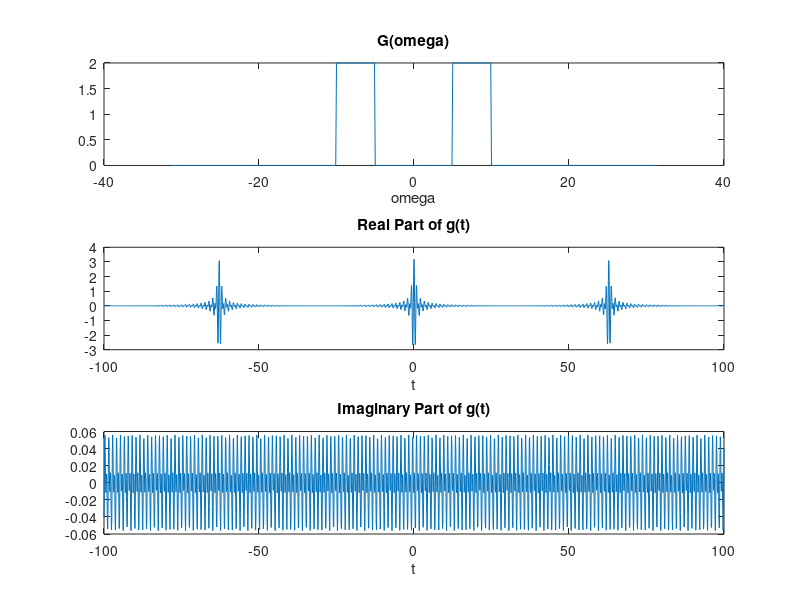
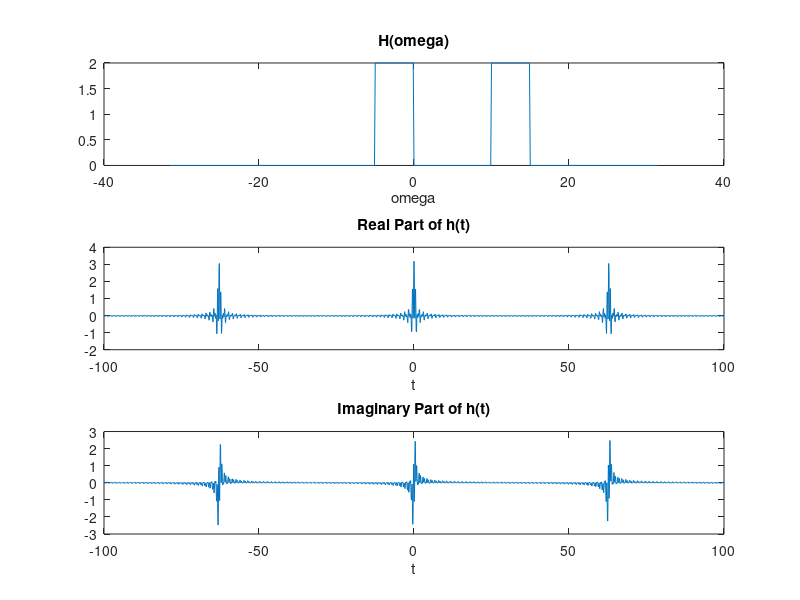

These figures' MATLAB source, in order:
% Stephen Kemp
% EE103L Section 01B
% Lab 5
% Problem 1
clear all;
close all;

% Part A

w = [-31.4:0.1:31.4];
t = [-100:0.1:100];
G = @(w) 2*(abs(w) >= 5 & abs(w) <= 10);
Gw = G(w);

% inverse fourier transform
for ii = 1:length(t)
    gt(ii) = 1/(2*pi) * trapz(w, Gw.*exp(-1i*w*t(ii)));
end

figure(1);
subplot(3,1,1);
plot(w, Gw);
title("G(\omega)");
xlabel("\omega");

subplot(3,1,2);
plot(t, gt);
title("Real Part of g(t)");
xlabel("t");

subplot(3,1,3);
plot(t, imag(gt));
title("Imaginary Part of g(t)");
xlabel("t");

% Part B

Hw =  G(w-5);

for ii = 1:length(t)
    ht(ii) = 1/(2*pi) * trapz(w, Hw.*exp(-1i*w*t(ii)));
end

figure(2);
subplot(3,1,1);
plot(w, Hw);
title("H(\omega)");
xlabel("\omega");

subplot(3,1,2);
plot(t, ht);
title("Real Part of h(t)");
xlabel("t");

subplot(3,1,3);
plot(t, imag(ht));
title("Imaginary Part of h(t)");
xlabel("t");

% Part C
% g(t) and h(t) are complex signals because they both have non-zero
% imaginary components.